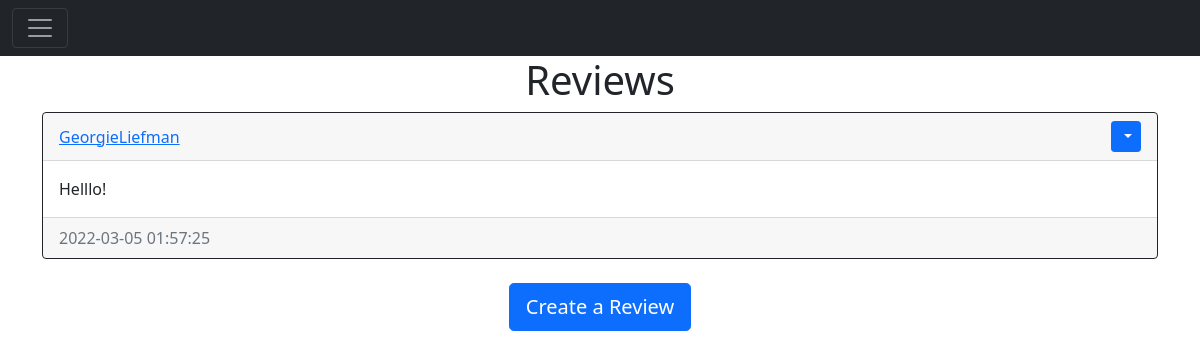
Page / (signed in) on the earlier database version.
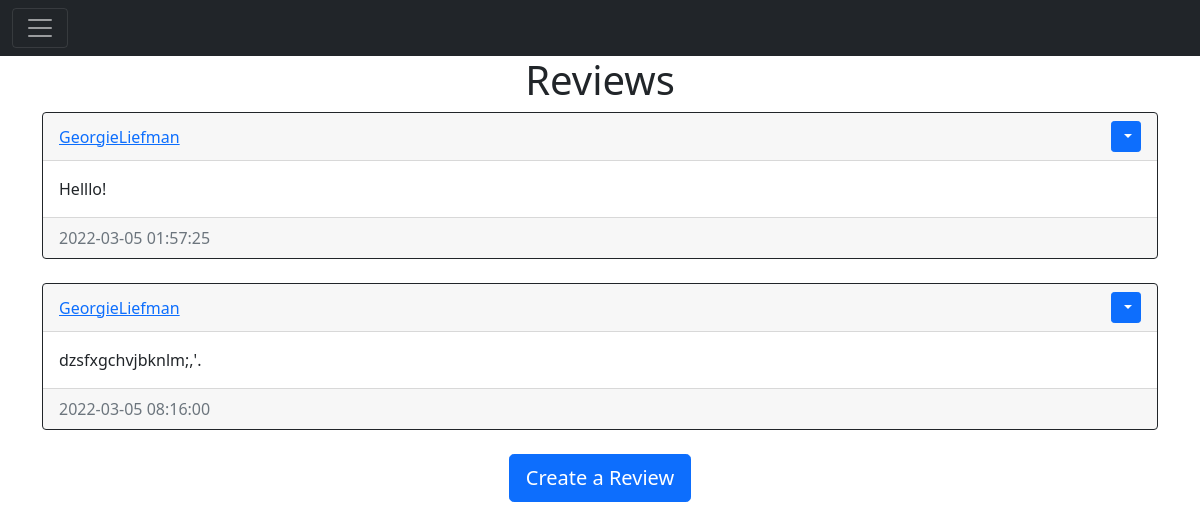
Same page on the later database version.
### application/models.py (models this page shows)
class Review(db.Model):
    id = db.Column(db.Integer, primary_key=True)
    text = db.Column(db.Text, nullable=False)
    date_created = db.Column(db.DateTime(timezone=True), default=func.now())
    author = db.Column(db.Integer, db.ForeignKey("user.id", ondelete="CASCADE"))

class User(db.Model, UserMixin):
    id = db.Column(db.Integer, primary_key=True)
    email = db.Column(db.String(150), unique=True)
    username = db.Column(db.String(150), unique=True)
    password = db.Column(db.String(150))
    date_created = db.Column(db.DateTime(timezone=True), default=func.now())
    reviews = db.relationship("Review", backref="user", passive_deletes=True)

### application/views.py (the view)
@views.route("/home")
@views.route("/")
@login_required
def home():
    reviews = Review.query.all()
    return render_template("home.html", name=current_user.username, user=current_user, reviews=reviews)

### application/__init__.py (called while the page is built)
def create_app():
    app = Flask(__name__)
    app.config["SECRET_KEY"] = "some secret string"
    app.config["SQLALCHEMY_DATABASE_URI"] = f"sqlite:///{DB_NAME}"
    db.init_app(app)
    from .views import views
    from .auth import auth
    app.register_blueprint(views, url_prefix="/")
    app.register_blueprint(auth, url_prefix="/")
    from .models import User, Review
    create_database(app)
    login_manager = LoginManager()
    login_manager.login_view = "auth.login"
    login_manager.init_app(app)
    @login_manager.user_loader
    def load_user(id):
        return User.query.get(int(id))
    return app

### application/templates/home.html (shortened to what this page needs)
{% extends "base.html" %}
{% block content %}
<h1 align="center">Reviews</h1>
<div id="reviews">
    {% for review in reviews %}
        <div class="card border-dark">
            <div class="card-header d-flex justify-content-between align-items-center">
                <a href="/user/{{review.user.username}}">{{review.user.username}}</a>
                {% if user.id == review.author %}
                <div class="btn-group">
                    <button type="button" class="btn btn-sm btn-primary dropdown-toggle" data-bs-toggle="dropdown">
                    </button>
                </div>
                {% endif %}
            </div>
            <div class="card-body">
                <div class="card-text">
                    {{review.text}}
                </div>
            </div>
            <div class="card-footer text-muted">
                {{review.date_created}}
            </div>
        </div>
        <br>
    {% endfor %}
    <div align="center">
        <a href="/create_review"><button type="button" class="btn btn-primary btn-lg">Create a Review</button></a>
    </div>
</div>
{% endblock %}

### application/templates/base.html (shortened to what this page needs)
<!DOCTYPE html>
<html lang="en">
<head>
    <link href="https://cdn.jsdelivr.net/npm/bootstrap@5.1.3/dist/css/bootstrap.min.css" rel="stylesheet">
</head>
<body>
    <nav class ="navbar navbar-expanded-lg navbar-dark bg-dark">
        <div class="container-fluid">
            <button
            class="navbar-toggler"
            type="button"
            data-bs-toggle="collapse"
            data-bs-target="#navbar">
                <span class="navbar-toggler-icon"></span>
            </button>
        </div>
    </nav>
    <div class="container">{% block content %}{% endblock %}</div>
</body>
</html>

Differences in the rows shown:
added Review: user.username "GeorgieLiefman", text "dzsfxgchvjbknlm;,'.", date_created "2022-03-05 08:16:00"
